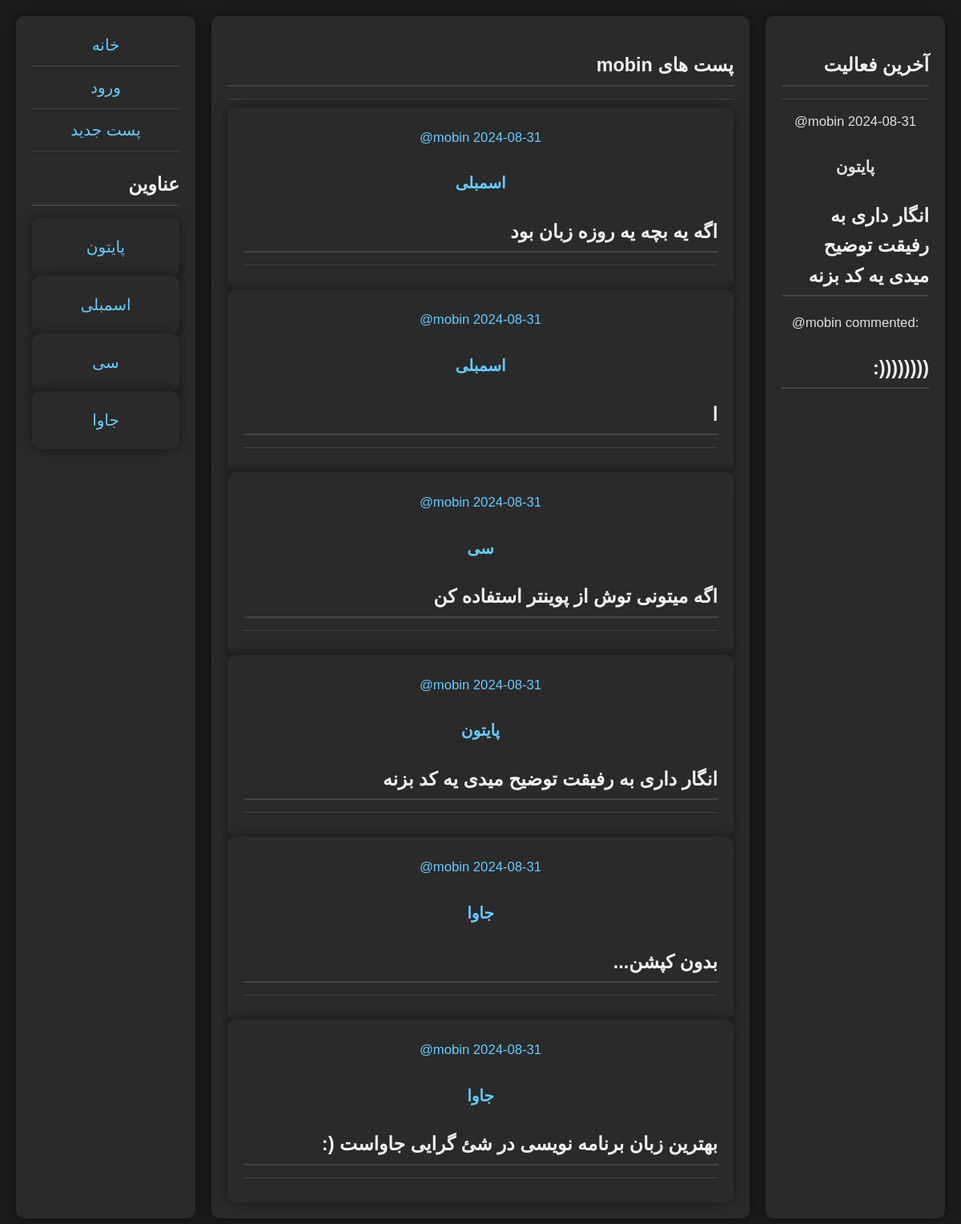
Page /user/mobin on the committed database.
### app.py (models this page shows, shortened)
class Post(db.Model):
    __tablename__ = 'post'
    id = db.Column(db.Integer, primary_key=True)
    user_id = db.Column(db.Integer, db.ForeignKey('user.id'))
    host = db.relationship('User', back_populates='posts')
    topic = db.Column(db.String(20), nullable=True)# unique=True,
    description = db.Column(db.Text, unique=True, nullable=True)
    comments = db.relationship('Comment', back_populates='post')
    created = db.Column(db.DateTime, default=datetime.now)
    def __repr__(self):
        return f"Post('{self.id}', '{self.topic}', '{self.description}')"

class User(db.Model):
    __tablename__ = 'user'
    id = db.Column(db.Integer, primary_key=True)
    email = db.Column(db.String(50), unique=True, nullable=False)
    username = db.Column(db.String(80), unique=True, nullable=False)
    password = db.Column(db.String(80), unique=True, nullable=False)
    posts = db.relationship('Post', back_populates='host')
    comments = db.relationship('Comment', back_populates='person')

class Comment(db.Model):
    __tablename__ = 'comment'
    id = db.Column(db.Integer, primary_key=True)
    person_id = db.Column(db.Integer, db.ForeignKey('user.id'))
    person = db.relationship('User', back_populates='comments')
    post_id = db.Column(db.Integer, db.ForeignKey('post.id'))
    post = db.relationship('Post', back_populates='comments')
    body = db.Column(db.Text, unique=True, nullable=True)
    created = db.Column(db.DateTime, default=datetime.now)
    def __repr__(self):
        return f"Post('{self.id}', '{self.body}', '{self.created}')"

### app.py (the view)
@app.route('/user/<username>')
def user_post(username):
    flag = True
    flag1 = True
    user = User.query.filter_by(username=username).first()
    user_id = user.id
    user_posts = Post.query.filter_by(user_id=user_id).order_by(Post.created.desc()).all()
    if str(user_posts) == '[]':
        flag = False
    user_comment=Comment.query.filter_by(person_id=user_id).order_by(Comment.created.desc()).first()
    if str(user_comment) == 'None':
        flag1=False
    posts_ = Post.query.order_by(Post.created.desc()).all()
    posts = []
    for post in posts_:
        if post.topic not in posts:
            posts.append(post.topic)
    return render_template('user_post.html', user_posts=user_posts, user_comment=user_comment, posts=posts, username=username, flag=flag, flag1=flag1)

### templates/user_post.html (shortened to what this page needs)
{% extends 'main.html' %}
{% block body %}
    <div>
        <h3>{{ username }} پست های</h3>
        <hr>
        {% if flag %}
            {% for user_post in user_posts %}
                <a href="{{ url_for('show_post', post_id=user_post.id) }}">
                    <div>
                    <small>@{{user_post.host.username}} {{user_post.created.strftime('%Y-%m-%d')}}</small>
                    <h4>{{user_post.topic}}</h4>
                    <h3>{{user_post.description}}</h3>
                    <hr>
                    </div>
                </a>
            {% endfor %}
        {% else %}
            <h3>no post yet...</h3>
        {% endif %}
    </div>
{% endblock body %}
{% block users %}
    <div>
        <h3>آخرین فعالیت</h3>
        <hr>
        {% if flag1 %}
            <small>@{{user_comment.post.host.username}} {{user_comment.post.created.strftime('%Y-%m-%d')}}</small>
            <h4>{{user_comment.post.topic}}</h4>
            <h3>{{user_comment.post.description}}</h3>
            <small>@{{user_comment.person.username}} commented:</small>
            <h3>{{user_comment.body}}</h3>
        {% else %}
            <h3>no comment yet!</h3>
        {% endif %}
    </div>
{% endblock users %}

### templates/main.html (shortened to what this page needs)
<!DOCTYPE html>
<html>
<head>
</head>
<body>
    {% include 'messages.html' %}
    <div class="home-container">
        <div>
            <a href="/">خانه</a>
            <hr>
            {% if session.is_login %}
                <a href="/profile">پروفایل</a>
                <hr>
                <a href="/log-out">خروج</a>
                <hr>
            {% else %}
                <a href="/login">ورود</a>
                <hr>
            {% endif %}
            <a href="/create-post">پست جدید</a>
            <hr>
            <h3>عناوین</h3>
            {% for post in posts %}
                <div>
                    <a href="{{ url_for('filter', subject=post) }}">{{ post }}</a>
                </div>
            {% endfor %}
        </div>
        {% block body %}{% endblock body %}
        {% block users %}{% endblock users %}
    </div>
</body>
</html>

### templates/main.html (style rules this page uses)
body { background-color: #1c1c1c; color: #e0e0e0; font-family: 'Arial', sans-serif; margin: 0; padding: 0; line-height: 1.6; text-align: center; }
a { color: #66ccff; text-decoration: none; transition: color 0.3s ease; }
.home-container { display: grid; grid-template-columns: 1fr 3fr 1fr; gap: 20px; padding: 20px; max-width: 1200px; margin: 0 auto; }
.home-container div { background-color: #2a2a2a; padding: 20px; border-radius: 10px; box-shadow: 0 0 15px rgba(0, 0, 0, 0.5); text-align: center; }
.home-container h3 { color: #f2f2f2; margin-bottom: 15px; border-bottom: 2px solid #444; padding-bottom: 5px; text-align: right; }
hr { border: none; border-top: 1px solid #444; margin: 10px 0; }

### templates/user_post.html (style rules this page uses)
body { text-align: center; font-size: 20PX; }

### rows in the picture
Post: topic "پایتون"
Post: topic "اسمبلی"
Post: topic "سی", host.username "mobin", created "2024-08-31", description "اگه میتونی توش از پوینتر استفاده کن"
Post: topic "جاوا", host.username "mobin", created "2024-08-31", description "...بدون کپشن"
User: username "mobin", post.host.username "mobin", person.username "mobin"
Post: host.username "mobin", created "2024-08-31", topic "اسمبلی", description "اگه یه بچه یه روزه زبان بود"
Post: host.username "mobin", created "2024-08-31", topic "اسمبلی", description "ا"
Post: host.username "mobin", created "2024-08-31", topic "پایتون", description "انگار داری به رفیقت توضیح میدی یه کد بزنه", post.created "2024-08-31", post.topic "پایتون", post.description "انگار داری به رفیقت توضیح میدی یه کد بزنه"
Post: host.username "mobin", created "2024-08-31", topic "جاوا", description ":) بهترین زبان برنامه نویسی در شئ گرایی جاواست"
Comment: body ":))))))))"
